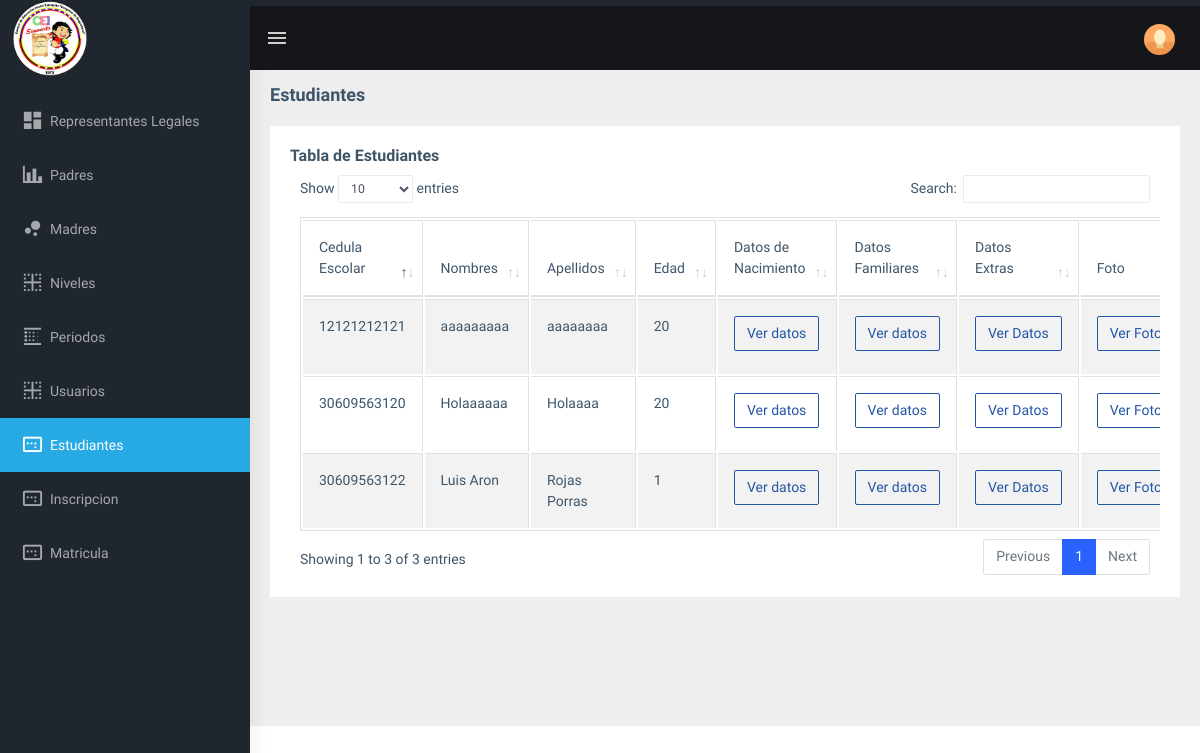
Page /admin/estudiantes.php (signed in) on the committed database.
### tables this page shows
CREATE TABLE `representante_legal` (
  `cedula_representante` varchar(10) NOT NULL,
  `nombres` varchar(20) NOT NULL,
  `apellidos` varchar(25) NOT NULL,
  `telefono` varchar(11) NOT NULL,
  `codigo_parentesco` int(3) NOT NULL,
  `foto_representante` longblob DEFAULT NULL,
  `codigo_estado` int(3) NOT NULL DEFAULT 1,
  `nacionalidad` int(3) NOT NULL
);

### admin/estudiantes.php (shortened to what this page needs)
<!DOCTYPE html>
<html dir="ltr" lang="en">
<head>
    <link href="../assets/libs/flot/css/float-chart.css" rel="stylesheet">
    <link rel="stylesheet" type="text/css" href="../assets/extra-libs/multicheck/multicheck.css">
    <link href="../assets/libs/datatables.net-bs4/css/dataTables.bootstrap4.css" rel="stylesheet">
    <link href="../dist/css/style.min.css" rel="stylesheet">
    <link href="css/formulario.css" rel="stylesheet">
</head>
<body>
    <?php
    include 'includes/navbar.php';
    include '../php/conexion.php';
    $sentencia = "SELECT
    e.*,
    rl.nombres as nombre_representante,
    rl.apellidos as apellido_representante,
    m.nombres as nombre_mama,
    m.apellidos as apellido_mama,
    p.nombres as nombre_papa,
    p.apellidos as apellido_papa,
    ce.nombre as nombre_caso_emergencia,
    n.descripcion as nacionalidad
    FROM v_estudiantesactivos e
    LEFT JOIN representante_legal rl ON e.cedula_representante = rl.cedula_representante
    LEFT JOIN mama m ON e.cedula_mama = m.cedula_mama
    LEFT JOIN papa p ON e.cedula_papa = p.cedula_papa
    LEFT JOIN caso_emergencia ce ON e.caso_emergencia = ce.codigo_emergencia
    LEFT JOIN nacionalidad n ON e.codigo_nacionalidad = n.codigo_nacionalidad";
    $mostrar = mysqli_query($conexion, $sentencia);
    ?>
    <div class="page-wrapper">
        <div class="page-breadcrumb">
            <div class="row">
                <div class="col-12 d-flex no-block align-items-center">
                    <h4 class="page-title">Estudiantes</h4>
                </div>
            </div>
        </div>
        <div class="container-fluid">
            <div class="row">
                <div class="col-md-12">
                    <div class="card">
                        <div class="card-body">
                            <h5 class="card-title">Tabla de Estudiantes</h5>
                            <div class="table-responsive">
                                <table id="zero_config" class="table table-striped table-bordered">
                                    <thead>
                                        <tr>
                                            <th>Cedula Escolar</th>
                                            <th>Nombres</th>
                                            <th>Apellidos</th>
                                            <th>Edad</th>
                                            <th>Datos de Nacimiento</th>
                                            <th>Datos Familiares</th>
                                            <th>Datos Extras</th>
                                            <th>Foto</th>
                                        </tr>
                                    </thead>
                                    <tbody>
                                        <?php
                                        while ($r = mysqli_fetch_array($mostrar)) {
                                            ?>
                                            <tr>
                                                <th>
                                                    <?php echo $r['cedula_escolar'] ?>
                                                </th>
                                                <th>
                                                    <?php echo $r['nombres'] ?>
                                                </th>
                                                <th>
                                                    <?php echo $r['apellidos'] ?>
                                                </th>
                                                <th>
                                                    <?php echo $r['edad'] ?>
                                                </th>
                                                <th><button type="button" class="btn btn-outline-info" data-toggle="modal"
                                                        data-target="#datosn<?php echo $r['cedula_escolar']; ?>">Ver
                                                        datos</button></th>
                                                <th><button type="button" class="btn btn-outline-info" data-toggle="modal"
                                                        data-target="#fami<?php echo $r['cedula_escolar']; ?>">Ver
                                                        datos</button></th>
                                                <th><button type="button" class="btn btn-outline-info" data-toggle="modal"
                                                        data-target="#herm<?php echo $r['cedula_escolar']; ?>">Ver
                                                        Datos</button></th>
                                                <th><button type="button" class="btn btn-outline-info" data-toggle="modal"
                                                        data-target="#foto<?php echo $r['cedula_escolar']; ?>">Ver
                                                        Foto</button>
                                                </th>
                                            </tr>
                                            <?php
                                        }
                                        ?>
                                    </tbody>
                                </table>
                            </div>
                        </div>
                    </div>
                </div>
            </div>
        </div>
</body>
</html>

### admin/css/formulario.css (style rules this page uses)
* { box-sizing: border-box; }

### rows in the picture
representante_legal: cedula_escolar "12121212121", nombres "aaaaaaaaa", apellidos "aaaaaaaa", edad "20", cedula_escolar "30609563122", nombres "Luis Aron", apellidos "Rojas Porras", edad "1"
representante_legal: cedula_escolar "30609563120", nombres "Holaaaaaa", apellidos "Holaaaa", edad "20"
